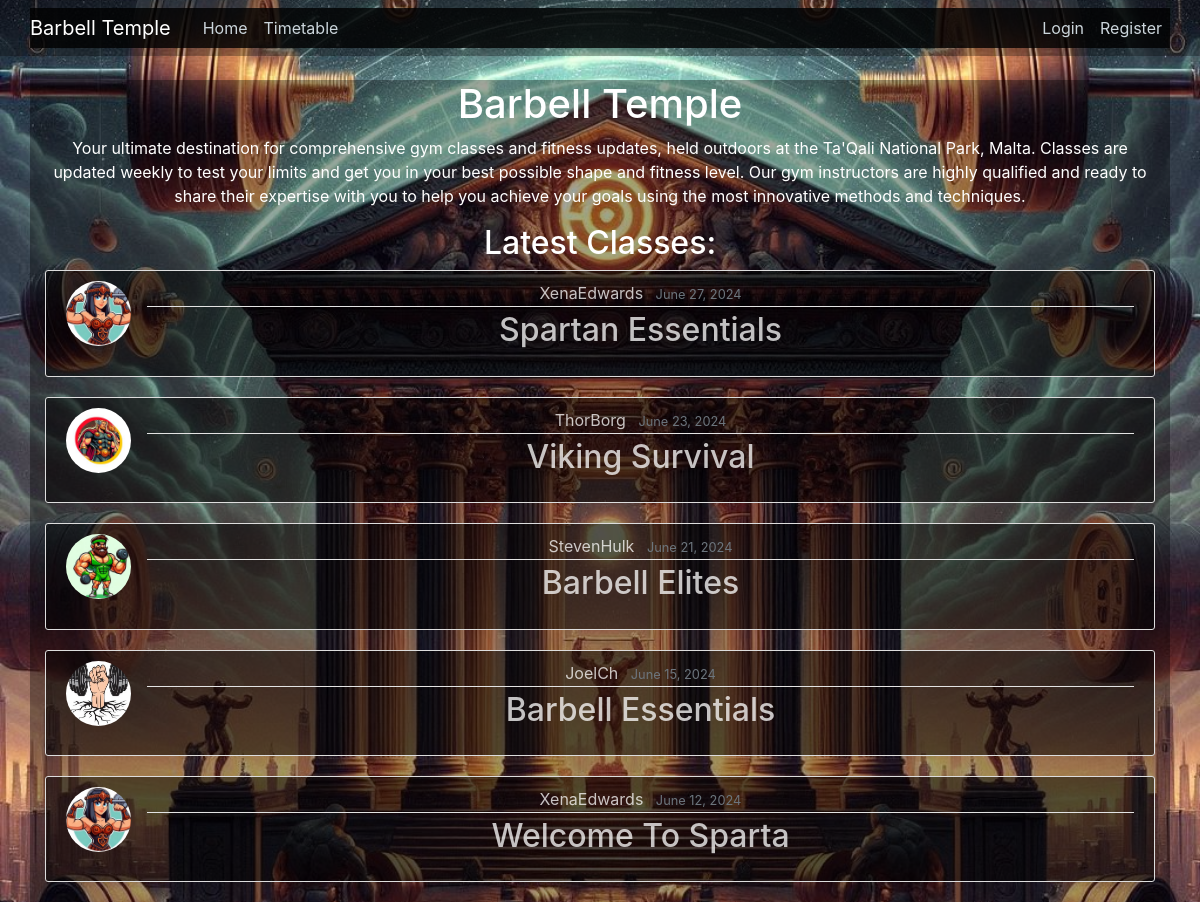
The page / on the database its author committed.
### barbell_classes/models.py (models this page shows, shortened)
class BarbellClass(models.Model):
    DIFFICULTY_CHOICES = [
        ('Beginner', 'Beginner'),
        ('Intermediate', 'Intermediate'),
        ('Advanced', 'Advanced'),
    ]
    title = models.CharField(max_length = 100, help_text = "Enter the title of the barbell class (e.g., 'Beginner Strength Training')")
    image = CloudinaryField('image', default = 'placeholder')
    date_posted = models.DateTimeField(default = timezone.now, editable = False)
    author = models.ForeignKey(User, on_delete = models.CASCADE)
    class_datetime = models.DateTimeField(default = timezone.now, help_text = "Enter the date and time of the class (yyyy/mm/dd hours:minutes)")
    duration = models.TextField(default = '', help_text = "Enter the duration of the class (e.g., '1 hour')")
    difficulty = models.CharField(max_length = 20, choices = DIFFICULTY_CHOICES, default = 'Beginner',
help_text = "Select the difficulty level of the class")
    description = models.TextField(help_text="Provide a detailed description of the class")
    available_spots = models.IntegerField(default = 0, help_text = "Number of available spots")
    class Meta:
        verbose_name = "Barbell Class"
        verbose_name_plural = "Barbell Classes"

### users/models.py (models this page shows, shortened)
class Profile(models.Model):
    user = models.OneToOneField(User, on_delete=models.CASCADE)  # One-to-one relationship with User model
    image = models.ImageField(default='default.jpg', upload_to='profile_pictures')  # Image field for profile picture

### barbell_classes/views.py (the view)
# urls.py: path('', BarbellClassListView.as_view(), name='barbell_classes-home'),
class BarbellClassListView(ListView):
    model = BarbellClass
    template_name = 'barbell_classes/home.html'
    context_object_name = 'barbellclass_updates'
    ordering = ['-date_posted']

### barbell_classes/templates/barbell_classes/home.html (shortened to what this page needs)
{% extends "barbell_classes/base.html" %}
{% block content %}
    <div class="page-header">
        <h1>Barbell Temple</h1>
        <p>Your ultimate destination for comprehensive gym classes and fitness updates, held outdoors at the Ta'Qali National Park, Malta. Classes are updated weekly to test your limits and get you in your best possible shape and fitness level. Our gym instructors are highly qualified and ready to share their expertise with you to help you achieve your goals using the most innovative methods and techniques.</p>
    </div>
    <h2>Latest Classes:</h2>
    {% for barbellclass_update in barbellclass_updates %}
        <article class="media content-section">
            <img class="rounded-circle article-img" src="{{ barbellclass_update.author.profile.image.url }}" alt="user profile picture">
            <div class="media-body">
                <div class="article-metadata">
                    <a class="mr-2" href="{% url 'barbellclass-author' barbellclass_update.author.username %}">{{ barbellclass_update.author }}</a>
                    <small class="text-muted">{{ barbellclass_update.date_posted|date:"F d, Y" }}</small>
                </div>
                <h2><a class="article-title" href="{% url 'barbellclass-detail' barbellclass_update.id %}">{{ barbellclass_update.title }}</a></h2>
            </div>
        </article>
    {% endfor %}
{% endblock content %}

### barbell_classes/static/barbell_classes/main.css (style rules this page uses)
body { background: url('/media/barbelltemplebackground.jpg') no-repeat center center fixed; background-size: cover; color: gray; margin-top: 5rem; text-align: center; }
h1, h2, h3, h4, h5, h6 { color: white; }
.content-section { color:rgba(255,255,255,.75); background: rgba(0,0,0,.5); padding: 10px 20px; border: 1px solid #dddddd; border-radius: 3px; margin-bottom: 20px; }
.article-title { color: rgba(255,255,255,.75); }
.article-img { height: 65px; width: 65px; margin-right: 16px; }
.article-metadata { padding-bottom: 1px; margin-bottom: 4px; border-bottom: 1px solid #e3e3e3 }
.text-muted { color: rgba(255,255,255,.75); }
.mr-2 { color: rgba(255,255,255,.75); }

### rows shown on the page
BarbellClass: author.profile.image (picture), author "XenaEdwards", date_posted "June 27, 2024", title "Spartan Essentials"
BarbellClass: author.profile.image (picture), author "ThorBorg", date_posted "June 23, 2024", title "Viking Survival"
BarbellClass: author.profile.image (picture), author "StevenHulk", date_posted "June 21, 2024", title "Barbell Elites"
BarbellClass: author.profile.image (picture), author "JoelCh", date_posted "June 15, 2024", title "Barbell Essentials"
BarbellClass: author.profile.image (picture), author "XenaEdwards", date_posted "June 12, 2024", title "Welcome To Sparta"
